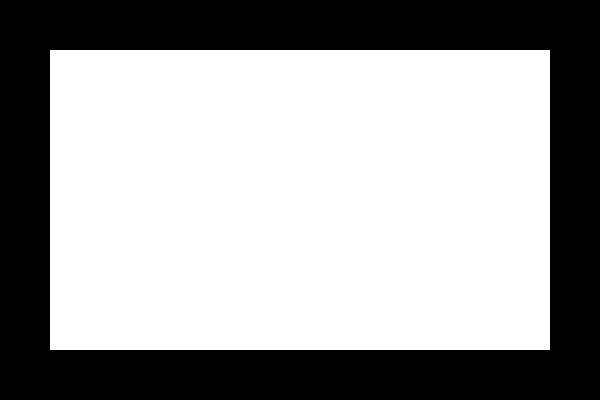
Frame 1 (no input)
Frame 60 (the mouse pressed at the canvas centre just before this capture): identical to frame 1, image omitted
Frame 120 (the mouse held since frame 60 and released just before this capture): identical to frame 1, image omitted

The Processing sketch that drew this single still picture (run headless with seeded random() and noise(); from frame 60 on, the mouse is pressed at the canvas centre):

// Processing sketch: sketch_5_5
// ── sketch_5_5.pde
/*------------------------------------------------------------
 Copyright (c) 2013, Friends of Ed (An Apress Company)
 All rights reserved.
 
 The code provided here accompanies the book:
 
 Processing: Creative Coding and Generative Art in Processing 2
 By Ira Greenberg, Dianna Xu, and Deepak Kumar
 Friends of Ed (An APress Company), 2013
 ISBN-13 978-1430244646
 Please refer to the associated README for a full disclaimer.
 ------------------------------------------------------------*/

// Sketch 5-5: Visualizing Time Series (AAPL Stock prices)
float[] price;

float X1, Y1, X2, Y2;

void setup() {

  // drawing setup
  size(600, 400);

  X1 = 50; 
  Y1 = 50;
  X2 = width - 50; 
  Y2 = height - Y1;

  smooth();
} // setup()

void draw() {
  background(0);

  // draw plot bounding box
  rectMode(CORNERS);
  noStroke();
  fill(255);
  rect(X1, Y1, X2, Y2);
} // draw()
